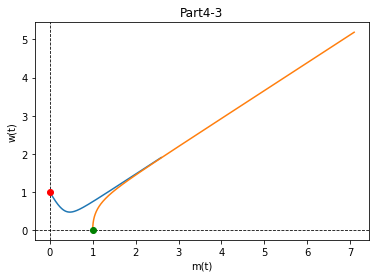

This figure's Python source:
from timeit import repeat
import numpy as np
from pandas import Interval
from scipy.integrate import odeint
import matplotlib.pyplot as plt
from matplotlib.animation import FuncAnimation, PillowWriter 
def model(z, t):

    m = z[0]
    w = z[1]

    a = 0
    b = 1
    c = 2
    d = -2
    dmdt = a*m + b*w
    dwdt = c*m + d*w
    return [dmdt, dwdt]

# initial condition
z01 = [0,1]
z02 = [1,0]
# number of time points
n = 1000
# time point
t = np.linspace(0,3,n)
# store solution
m1 = np.empty_like(t)
w1 = np.empty_like(t)
m2 = np.empty_like(t)
w2 = np.empty_like(t)
# record initial conditions
m1[0] = z01[0]
w1[0] = z01[1]
m2[0] = z02[0]
w2[0] = z02[1]
# solve ODE
for i in range(1,n):
    tspan = [t[i-1], t[i]]

    z1 = odeint(model,z01, tspan)
    z2 = odeint(model, z02,tspan)
    m1[i] = z1[1][0]
    w1[i] = z1[1][1]
    m2[i] = z2[1][0]
    w2[i] = z2[1][1]
    # print(m[i], w[i])

    z01 = z1[1]
    z02 = z2[1]

# print(len(m))
# print(len(w))

fig, ax = plt.subplots()
ax.set_ylabel('w(t)')
ax.set_xlabel('m(t)')
ax.set_title('Part4-3')
ax.axhline(color='k', lw=0.8, ls='--')
ax.axvline(color='k', lw=0.8, ls='--')
plt.plot(m1,w1)
plt.plot(m2,w2)

redDot1, = plt.plot([m1[0]], [w1[0]], 'ro')
redDot2, = plt.plot([m2[0]], [w2[0]], 'go')
def animate(i):
    # print(i)

    redDot1.set_data(m1[i], w1[i])
    redDot2.set_data(m2[i], w2[i])
    return redDot1,redDot2

myAnimation = FuncAnimation(fig, animate, frames=range(0,1000),\
            interval=.5,blit=True, repeat=True)
# myAnimation.save('part1.gif', writer='imagemagick', fps=200)
plt.show()
# myAnimation.save('part1.gif', writer='imagemagick', fps=200)
